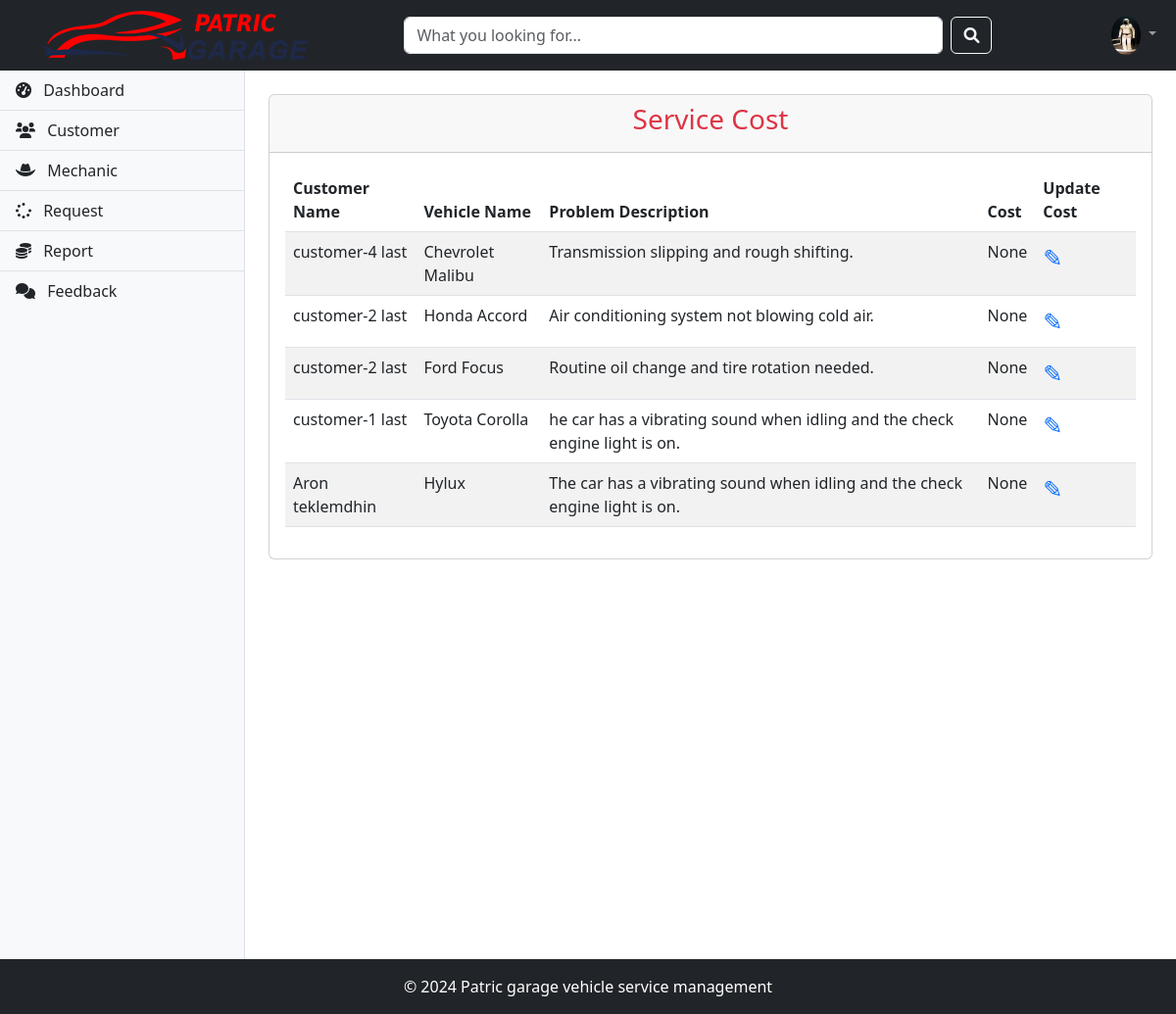
Before: /admin-view-service-cost (signed in) with the older database file.
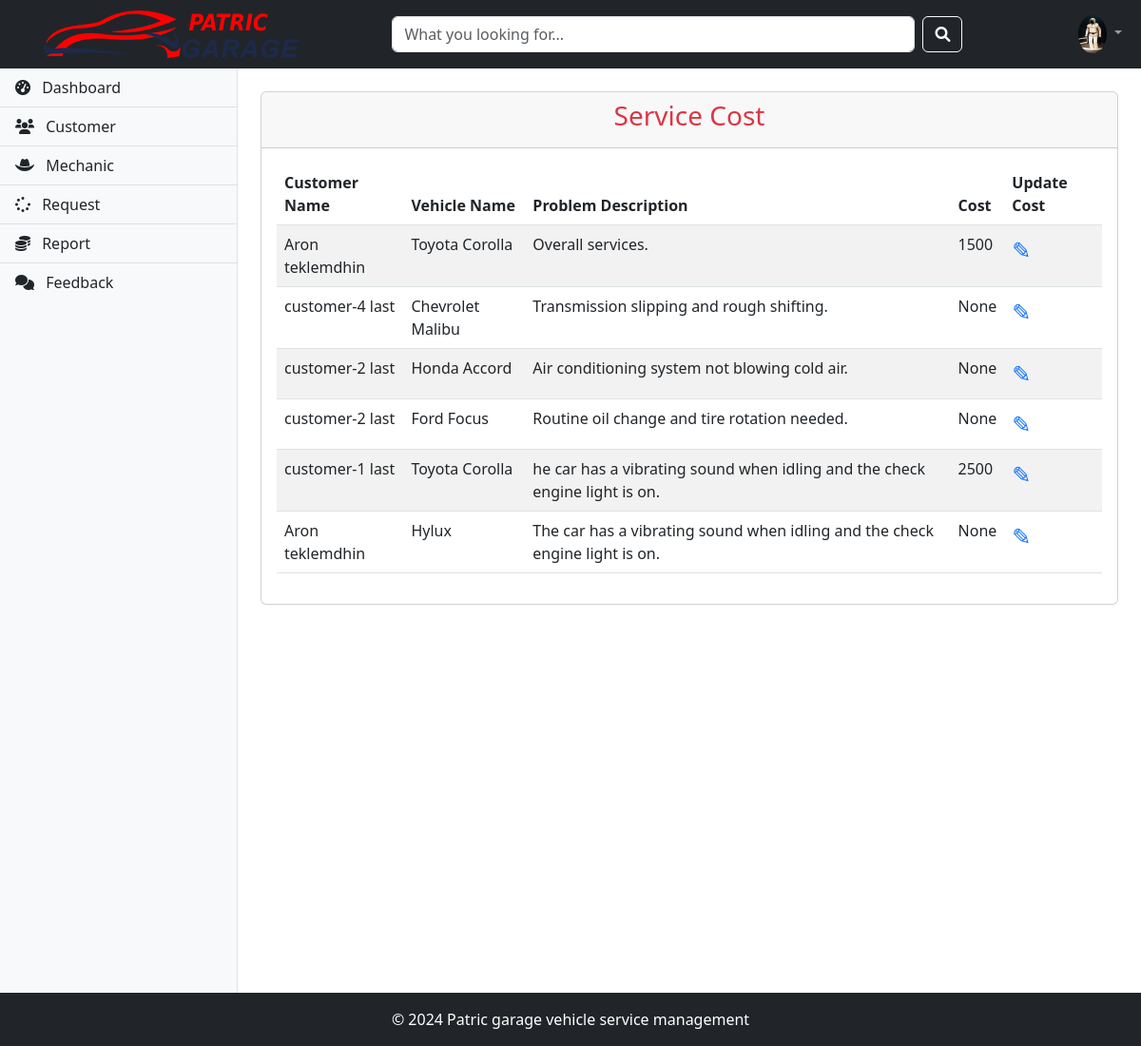
After: the same page with the newer database file.
### vehicle/models.py (models this page shows, shortened)
class Customer(models.Model):
    user = models.OneToOneField(User, on_delete=models.CASCADE)
    address = models.CharField(max_length=500)
    mobile = models.CharField(max_length=20)
    profile_pic = models.ImageField(upload_to='profile_pic/CustomerProfilePic/', null=True, blank=True)
    def __str__(self):
        return self.user.first_name

class Request(models.Model):
    CATEGORY_CHOICES = (
        ('two wheeler with gear', 'Two Wheeler with Gear'),
        ('two wheeler without gear', 'Two Wheeler without Gear'),
        ('three wheeler', 'Three Wheeler'),
        ('four wheeler', 'Four Wheeler')
    )
    STATUS_CHOICES = (
        ('Pending', 'Pending'),
        ('Approved', 'Approved'),
        ('Repairing', 'Repairing'),
        ('Repairing Done', 'Repairing Done'),
        ('Released', 'Released')
    )
    category = models.CharField(max_length=50, choices=CATEGORY_CHOICES)
    vehicle_no = models.PositiveIntegerField()
    vehicle_name = models.CharField(max_length=40)
    vehicle_model = models.CharField(max_length=40)
    vehicle_brand = models.CharField(max_length=40)
    problem_description = models.CharField(max_length=500)
    date = models.DateField(auto_now_add=True)
    cost = models.PositiveIntegerField(null=True)
    customer = models.ForeignKey('Customer', on_delete=models.CASCADE, null=True)
    mechanic = models.ForeignKey('Mechanic', on_delete=models.CASCADE, null=True)
    status = models.CharField(max_length=50, choices=STATUS_CHOICES, default='Pending')

### vehicle/views.py (the view)
# urls.py: path('admin-view-service-cost',views.admin_view_service_cost_view,name='admin-view-service-cost'),
@login_required(login_url='adminlogin')
def admin_view_service_cost_view(request):
    enquiry=models.Request.objects.all().order_by('-id')
    customers=[]
    for enq in enquiry:
        customer=models.Customer.objects.get(id=enq.customer_id)
        customers.append(customer)
    print(customers)
    return render(request,'vehicle/admin_view_service_cost.html',{'data':zip(customers,enquiry)})

### vehicle/templates/vehicle/admin_view_service_cost.html
{% extends 'vehicle/adminbase.html' %}
{% block content %}
<div class="wrapper">
  <div class="row">
    <div class="col-12">
      <div class="card">
        <div class="card-header text-center">
          <h3 class="text-danger">Service Cost</h3>
        </div>
        <div class="card-body">
          <div class="table-responsive">
            <table class="table table-striped">
              <thead>
                <tr>
                  <th scope="col">Customer Name</th>
                  <th scope="col">Vehicle Name</th>
                  <th scope="col">Problem Description</th>
                  <th scope="col">Cost</th>
                  <th scope="col">Update Cost</th>
                </tr>
              </thead>
              <tbody>
                {% for c, r in data %}
                <tr>
                  <td>{{ c.user.first_name }} {{ c.user.last_name }} </td>
                  <td>{{ r.vehicle_name }}</td>
                  <td>{{ r.problem_description }}</td>
                  <td>{{ r.cost }}</td>
                  <td>
                    <a href="{% url 'update-cost' r.id %}" class="text-primary" style="text-decoration:none; font-size:1.5rem;">
                      &#9998;
                    </a>
                  </td>
                </tr>
                {% endfor %}
              </tbody>
            </table>
          </div>
        </div>
      </div>
    </div>
  </div>
  <br><br><br><br><br><br><br><br><br><br><br><br><br><br><br><br>
</div>
{% endblock content %}

Changed rows visible on the page:
now on one of the page's lists (row unchanged): Customer: user.first_name "Aron", user.last_name "teklemdhin", vehicle_name "Hylux", problem_description "The car has a vibrating sound when idling and the check engine light is on.", cost "None"
shown differently, row unchanged: Customer "Aron": vehicle_name "Hylux" → "Toyota Corolla"; problem_description "The car has a vibrating sound when idling and the check engine light is on." → "Overall services."; cost "None" → "1500"; moves up the list
changed through a linked row, Customer "customer-1": cost "None" → "2500"
